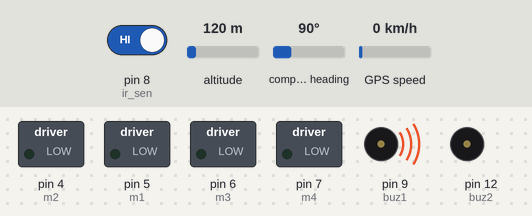
Recording of a sketch running on a simulated Arduino Uno, built with avr-gcc and run on an emulated ATmega328P. Parts: switched loads named in the sketch (green lamp = pin HIGH), buzzer (waves = sounding, pin HIGH). Inputs (shaded band) come from the test bench; at power-on: pin 8 (ir_sen) HIGH, altitude 120 m, compass heading 90°, GPS speed 0 km/h. The GPS gets a fix after 3 s at 37.7749, -122.4194 with 8 satellites; what the sketch prints to the serial monitor is not drawn.

Above: at 11.0 s.
At 27.1 s:
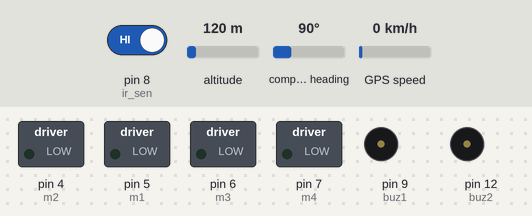
Timing chart, 0 to 51.1 s (numbered marks = the images above):
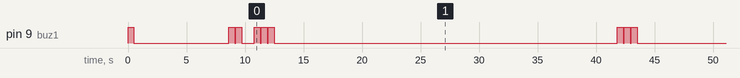

Measured:
- by itself, pin 9 (buz1): HIGH → LOW at 0.50 s, → HIGH 8.1 s later, → LOW 0.50 s later, → HIGH 0.10 s later, … (29 changes in this stretch)
- by itself, everything shown: repeats every 31.0 s, in 6 steps

The sketch:

railwaytrack_security.ino
```cpp
#include <TinyGPS++.h>
#include <SoftwareSerial.h>
static const int RXPin = 2, TXPin = 3;
static const uint32_t GPSBaud = 9600;
#define ir_sen 8
#define buz1 9
#define buz2 12
#include <LiquidCrystal.h>
//At Work Place AmBTech
//ZBT TG621
//LAT:17.368839
//LON:78.530784
//NEO Tiny
//LAT:17.368835
//LON:78.530761
int flag1=1;
//LiquidCrystal lcd (8,9,10,11,12,13);
LiquidCrystal lcd(A0, A1, A2, A3, A4, A5);
#define m1 5
#define m2 4
#define m3 6
#define m4 7

TinyGPSPlus gps;
SoftwareSerial ss(RXPin, TXPin);
  static const double LONDON_LAT = 51.508131, LONDON_LON = -0.128002;
void buz_beep(int t){
  for(int bt=0;bt<t;bt++){
  digitalWrite(buz1,1);digitalWrite(buz2,0);delay(500);
  digitalWrite(buz1,0);digitalWrite(buz2,0);delay(100);}
}
void setup()
{
  pinMode(ir_sen,INPUT_PULLUP);
  pinMode(m1, OUTPUT);
  pinMode(m2, OUTPUT);
  pinMode(m3, OUTPUT);
  pinMode(m4, OUTPUT);

  pinMode(buz1, OUTPUT);
  pinMode(buz2, OUTPUT);
  digitalWrite(buz1,0);
  digitalWrite(buz2,0);
  digitalWrite(m1,0);
  digitalWrite(m2,0);
  digitalWrite(m3,0);
  digitalWrite(m4,0);
  buz_beep(1);
    Serial.begin(9600);
  ss.begin(GPSBaud);
  //Serial.println(TinyGPSPlus::libraryVersion());
SendMessage("SYSTEM READY.");
  buz_beep(2);

delay(1000);
 motor_run();
//get_gps();
}

void SendMessage(String msg1)

{
  //Serial.println("Sending sms");
  String cmd1=msg1;
  Serial.println("AT+CMGF=1");
  delay(2000);
  Serial.println("AT+CMGS=\"9701928282\"");//919959409194
  delay(2000);
  Serial.println(cmd1);
  delay(2000);
  Serial.write(0X1A);
  delay(2000);
  //Serial.println("sent sms");
  // put your main code here, to run repeatedly:

  // put your main code here, to run repeatedly:

}

void motor_run()
{
  digitalWrite(m1,1);
  digitalWrite(m2,0);
  digitalWrite(m3,1);
  digitalWrite(m4,0);
}

void motor_stop(){
  digitalWrite(m1,0);
  digitalWrite(m2,0);
  digitalWrite(m3,0);
  digitalWrite(m4,0);
}


void loop()
{

  if(digitalRead(ir_sen)==1){

      motor_stop();buz_beep(3);
      get_gps();delay(5000);get_gps();
      flag1=0;
      }

  else{
    if(flag1==1){motor_run();}
  }
}

void get_gps()
{
//Serial.print("LAT:");
//lcd.begin(16, 2);
lcd.setCursor(0,0);
lcd.print("LAT:");
//lcd.setCursor(7,0);
//lcd.print("LT:");
printFloat(gps.location.lat(), gps.location.isValid(), 11, 6);
lcd.setCursor(5,0);
//lcd.setCursor(10,0);
lcd.print(gps.location.lat());
lcd.print(gps.location.isValid());
//Serial.print("\r\n");
delay(1000);

/////////////////////////////////////////////////////////////////////////////////
//Serial.print("LON:");
lcd.setCursor(0,1);
lcd.print("LON:");
//lcd.setCursor(7,1);
//lcd.print("LN:");
printFloat(gps.location.lng(), gps.location.isValid(), 12, 6);
lcd.setCursor(5,1);
//lcd.setCursor(10,1);
lcd.print(gps.location.lng());
lcd.print(gps.location.isValid());

/////////////////////////////////////////////
String cmd2="RAILWAY_CRACK_DETECTED_AT_\"r\n""https://www.google.com/maps/?q=" + String(gps.location.lat()) + String(gps.location.isValid())+","
            + String(gps.location.lng())+ String(gps.location.isValid());
//Serial.println("Sending sms");
  Serial.println("AT+CMGS=\"9701928282\"");
  delay(2000);
  Serial.println(cmd2);
  delay(2000);
  Serial.write(0X1A);
  delay(5000);
 // Serial.println("sent sms");

/////////////////////////////////////////////

/////////////////////////////////////////////
/*
//Serial.println("Sending sms");
  Serial.println("AT+CMGS=\"9985787078\"");
  delay(2000);
  Serial.println(cmd2);
  delay(2000);
  Serial.write(0X1A);
  delay(5000);
  //Serial.println("sent sms");
  */
/////////////////////////////////////////////


  //Serial.print("\r\n");
  delay(1000);
  unsigned long distanceKmToLondon =
    (unsigned long)TinyGPSPlus::distanceBetween(
      gps.location.lat(),
      gps.location.lng(),
      LONDON_LAT,
      LONDON_LON) / 1000;
  double courseToLondon =
    TinyGPSPlus::courseTo(
      gps.location.lat(),
      gps.location.lng(),
      LONDON_LAT,
      LONDON_LON);
  const char *cardinalToLondon = TinyGPSPlus::cardinal(courseToLondon);
  //Serial.println();

  smartDelay(1000);

  if (millis() > 5000 && gps.charsProcessed() < 10)
  {
    //Serial.println(" ");
  }
}

static void smartDelay(unsigned long ms)
{
  unsigned long start = millis();
  do
  {
    while (ss.available())
      gps.encode(ss.read());
  } while (millis() - start < ms);
}

static void printFloat(float val, bool valid, int len, int prec)
{
  if (!valid)
  {
    while (len-- > 1)
    {
    }
    //Serial.print(' ');
  }
  else
  {
    //Serial.print(val, prec);
    int vi = abs((int)val);
    int flen = prec + (val < 0.0 ? 2 : 1); // . and -
    flen += vi >= 1000 ? 4 : vi >= 100 ? 3 : vi >= 10 ? 2 : 1;
    for (int i=flen; i<len; ++i);
      //Serial.print(' ');
  }
  smartDelay(0);
}

static void printInt(unsigned long val, bool valid, int len)
{
  char sz[32] = "*****************";
  if (valid)
    sprintf(sz, "%ld", val);
  sz[len] = 0;
  for (int i=strlen(sz); i<len; ++i)
    sz[i] = ' ';
  if (len > 0)
    sz[len-1] = ' ';
  smartDelay(0);
}

static void printDateTime(TinyGPSDate &d, TinyGPSTime &t)
{
  if (!d.isValid())
  {
  }
  else
  {
  }

  if (!t.isValid())
  {
  }
  else
  {
  }
  smartDelay(0);
}

static void printStr(const char *str, int len)
{
  int slen = strlen(str);
  for (int i=0; i<len; ++i)
  smartDelay(0);
}
```
